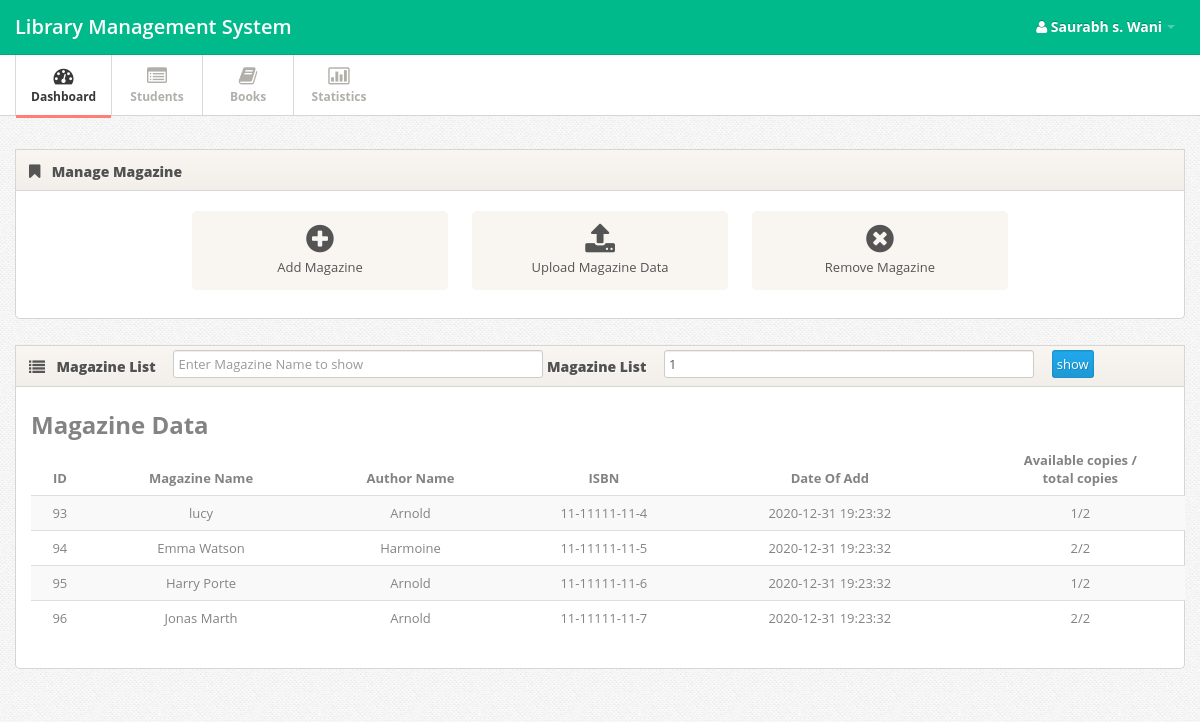
Screenshot of /Magazine.php?page=Dashboard (signed in) with the database file from the repository.
### tables this page shows
CREATE TABLE `magazine` (
  `id` int(11) NOT NULL,
  `name` varchar(11) NOT NULL,
  `author` varchar(11) NOT NULL,
  `dateadd` datetime NOT NULL DEFAULT current_timestamp(),
  `addedby` varchar(1000) NOT NULL,
  `isbn` longtext NOT NULL
);

### fun.php (called while the page is built, shortened)
<?php
function select($var,$col,$condtn)
{
	$query="SELECT $var FROM $col $condtn";
	$sql=mysqli_query($GLOBALS['connection'],$query);
	return $sql;
}
?>

### magazine.php (the view, shortened to what this page needs)
<?php
include('header.php');
?>
<div class="span12">
  <div class="widget">
    <div class="widget-header"> <i class="icon-bookmark"></i>
      <h3>Manage Magazine</h3>
    </div>
    <div class="widget-content">
      <div class="shortcuts">
        <a href="#myModal" role="button" data-toggle="modal" class="shortcut"><i class="shortcut-icon icon-plus-sign"></i><span class="shortcut-label">Add Magazine</span> </a>
        <a href="#myModal3" role="button" data-toggle="modal" class="shortcut"><i class="shortcut-icon icon-upload-alt"></i><span class="shortcut-label">Upload Magazine Data</span> </a>
        <a href="#myModal2" role="button" data-toggle="modal" class="shortcut"><i class="shortcut-icon icon-remove-sign"></i> <span class="shortcut-label">Remove Magazine</span> </a>
      </div>
    </div>
  </div>
  <div class="widget">
    <div class="widget-header"><i class='icon-list'></i>
      <h3>
        <?php
        $result=select("*","magazine","WHERE 1");
        $row=mysqli_num_rows($result);
        if($row!=0){ ?>
          <form  action="Magazine.php" method="GET" >
            Magazine List
            &emsp;<input class="span4 m-wrap" type="text" name="mgn" placeholder="Enter Magazine Name to show">
            Magazine List
            &emsp;<input class="span4 m-wrap" type="number" name="cnt" autocomplete="off" placeholder="Enter records number to show" value="1">
            &emsp;<input type="submit" class="btn-primary" value="show">
          </form>
        <?php } ?>
      </h3>
    </div>
    <div class="widget-content">
      <div class="container">
        <h2>Magazine Data</h2>
        <table class="table table-striped">
          <thead>
            <tr>
              <th><center>ID</center></th>
              <th><center>Magazine Name</center></th>
              <th><center>Author Name</center></th>
              <th><center>ISBN</center></th>
              <th><center>Date Of Add</center></th>
              <th><center>Available copies /<br> total copies</center></th>
            </tr>
          </thead>
          <tbody>
            <?php
            function res(){$cnt=25;
              $result=select("*","magazine","ORDER BY id  LIMIT $cnt ");}
              if(isset($_GET['cnt']) && isset($_GET['mgn']))
              {
                $mgn = trim($_GET['mgn']);
                $cnt = $_GET['cnt'];
                if($mgn == null)
                {
                  res();
                }else
                {$result=select("*","magazine","WHERE name LIKE '%$mgn%' ORDER BY id ASC LIMIT $cnt ");}
              }
              else
              {
                res();
              }
              while($std=mysqli_fetch_assoc($result))
              {
                $copyid=$av=0;
                $i=$std['id'];
                echo "<tr>
                <td><center> ".$i."</center></td>
                <td><center> ".$std['name']."</center></td>
                <td><center> ".$std['author']."</center></td>
                <td><center> ".$std['isbn']."</center></td>
                <td><center> ".$std['dateadd']."</center></td> ";
                $resultt=select("*","magazinecopy","WHERE bookid = '$i'");
                while($stdd=mysqli_fetch_assoc($resultt))
                {
                  if ($stdd['status']==1)
                  {
                  $av=$av+1;
                  }
                  $copyid=$copyid+1;
                }
                echo "<td><center> ".$av."/".$copyid."</center></td></tr>";
              }
              ?>
            </tbody>
          </table>
        </div>
      </div>
    </div>
  </div>
  <?php
  include('footer.php');
  ?>

### css/style.css (style rules this page uses)
body { background: #f9f6f1; font: 13px/1.7em 'Open Sans'; }
input, button, select, textarea { font-family: 'Open Sans'; }
.table td { vertical-align: middle; }
.widget { position: relative; clear: both; width: auto; margin-bottom: 2em; overflow: hidden; }
.widget-header { position: relative; height: 40px; line-height: 40px; background: #f9f6f1; background:-moz-linear-gradient(top, #f9f6f1 0%, #f2efea 100%); background:-webkit-gradient(linear, left top, left bottom, color-stop(0%,#f9f6f1), color-stop(100%,#f2efea)); background:-webkit-linear-gradient(top, #f9f6f1 0%,#f2efea 100%); background:-o-linear-gradient(top, #f9f6f1 0%,#f2efea 100%); background:-ms-linear-gradient(top, #f9f6f1 0%,#f2efea 100%); background:linear-gradient(top, #f9f6f1 0%,#f2efea 100%); filter: progid:DXImageTransform.Microsoft.gradient(startColorstr='#f9f6f1', endColorstr='#f2efea'); -ms-filter: "progid:DXImageTransform.Microsoft.gradient(startColorstr='#f9f6f1', endColorstr='#f2efea')"; border: 1px solid #d6d6d6; -webkit-background-clip: padding-box; }
.widget-header h3 { position: relative; top: 2px; left: 10px; display: inline-block; margin-right: 3em; font-size: 14px; font-weight: 800; color: #525252; line-height: 18px; text-shadow: 1px 1px 2px rgba(255,255,255,.5); }
.widget-header [class^="icon-"], .widget-header [class*=" icon-"] { display: inline-block; margin-left: 13px; margin-right: -2px; font-size: 16px; color: #555; vertical-align: middle; }
.widget-content { padding: 20px 15px 15px; background: #FFF; border: 1px solid #D5D5D5; -moz-border-radius: 5px; -webkit-border-radius: 5px; border-radius: 5px; }
.widget-header+.widget-content { border-top: none; -webkit-border-top-left-radius: 0; -webkit-border-top-right-radius: 0; -moz-border-radius-topleft: 0; -moz-border-radius-topright: 0; border-top-left-radius: 0; border-top-right-radius: 0; }
.widget-content:before, .widget-content:after { content:""; display:table; }
.widget-content:after { clear:both; }
.widget-content { zoom:1; }

### css/pages/dashboard.css (style rules this page uses)
.shortcuts { text-align: center; }
.shortcuts .shortcut { width: 22.50%; display: inline-block; padding: 12px 0; margin: 0 .9% 1em; vertical-align: top; text-decoration: none; background: #f9f6f1; border-radius: 5px; }
.shortcuts .shortcut .shortcut-icon { margin-top: .25em; margin-bottom: .25em; font-size: 32px; color: #545454; }
.shortcuts .shortcut-label { display: block; font-weight: 400; color: #545454; }

### css/pages/signin.css (style rules this page uses)
body { background: url(../../images/body-bg.png); color:#838383; font: 13px/1.7em 'Open Sans'; }

### rows the page displays
magazine: id "93", name "lucy", author "Arnold", isbn "11-11111-11-4", dateadd "2020-12-31 19:23:32", av "1", copyid "2"
magazine: id "94", name "Emma Watson", author "Harmoine", isbn "11-11111-11-5", dateadd "2020-12-31 19:23:32", av "2", copyid "2"
magazine: id "95", name "Harry Porte", author "Arnold", isbn "11-11111-11-6", dateadd "2020-12-31 19:23:32", av "1", copyid "2"
magazine: id "96", name "Jonas Marth", author "Arnold", isbn "11-11111-11-7", dateadd "2020-12-31 19:23:32", av "2", copyid "2"

### other values shown
$_SESSION['sn'] "Saurabh s. Wani"
